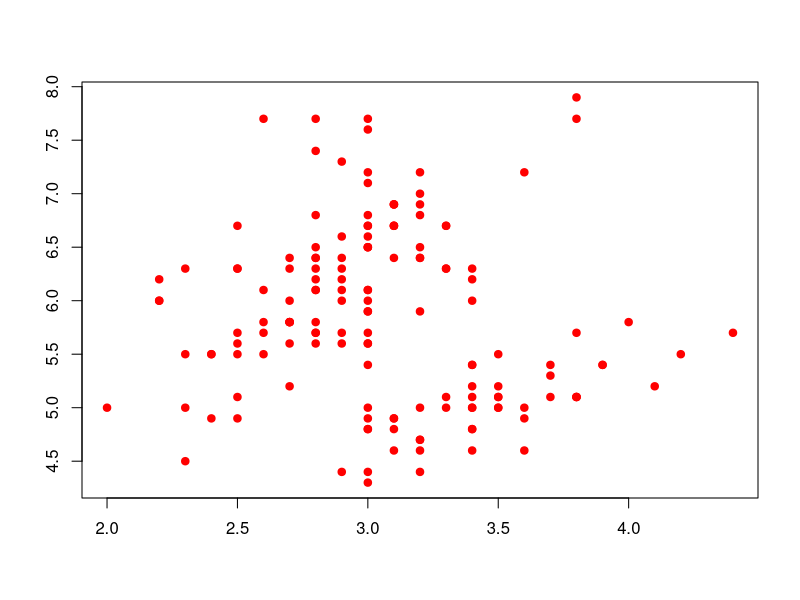
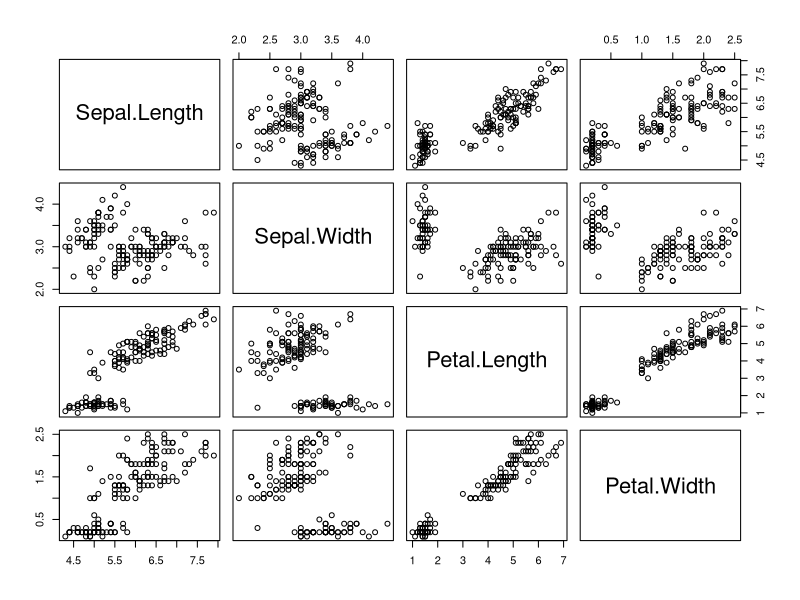

R code for these plots, in order: (Note: this script raises an error after producing the figures.)
data()
# explore the Iris data
  # Relationship between Sepal. Length (Y) and Other features
ir <- iris # assignment of data
# initial data checks
head(ir)
str(ir)
?iris
# Exploration data analysis
#   Desciptive statistical features
summary(ir)

# 1. report the means and medians
# 2. report the presence or absence of missing values

# calculate standard deviation of all numeric features
apply(ir, # data
      MARGIN =2, # apply function across columns
      FUN=sd # the function we are interested in
      )

apply(ir[,-5], # data
      MARGIN =2, # apply function across columns
      FUN=sd # the function we are interested in
     )

# visualize the relationship between Sepal. length (Y) and features
#   Scatterplot - for numeric response-feature relationship
plot(x = ir$Sepal.Width, # x-axis: feature
     y = ir$Sepal.Length,# y-axis: resopnse
     pch = 19, # point symbol
     main = "", # plot title
     xlab = "", # x-axis label
     ylab = "", # y-axis label
     col = "red"
     )
pairs(ir[,-5]) # pairwise scatterplot between all numeric features

# It appears that Sepal.Length has linear association with Pedal.Length and Pedal.Width
# Quantify the strength of this association, we use Pearson's correlation coeeficient

C <- cor(ir[,-5], method="pearson")
corrplot(C)
corrplot.mixed(C,upper="number")

# We model Sepal.Length (Y) against Petal.Length(X1) with highest positive association
# Partition data into training and test 
N <- nrow(ir) # population size
n <- sample(seq(N), # population individuals
            size = 0.8*N # size of training sample
            ) # randomly selecting samples
# 1. Each flower has equal chance of selection
# 2. No flower influences the choice of another flower

ir.tr <- ir[n,] # training data
ir.ts <- ir[-n,] # test data

# linear model fitting
mod.l <- lm(Sepal.Length ~ # response (y)
     Petal.Length, # feature(x)
   data = ir.tr # training data
   ) # A simple linear regression model
summary(mod.l)

# The fitted model equation is
# Sepal.Length = 4.3 + 0.41 Petal.length

beta0 <- mean(ir.tr$Sepal.Length) - beta1*mean(ir.tr$Petal.Length)
